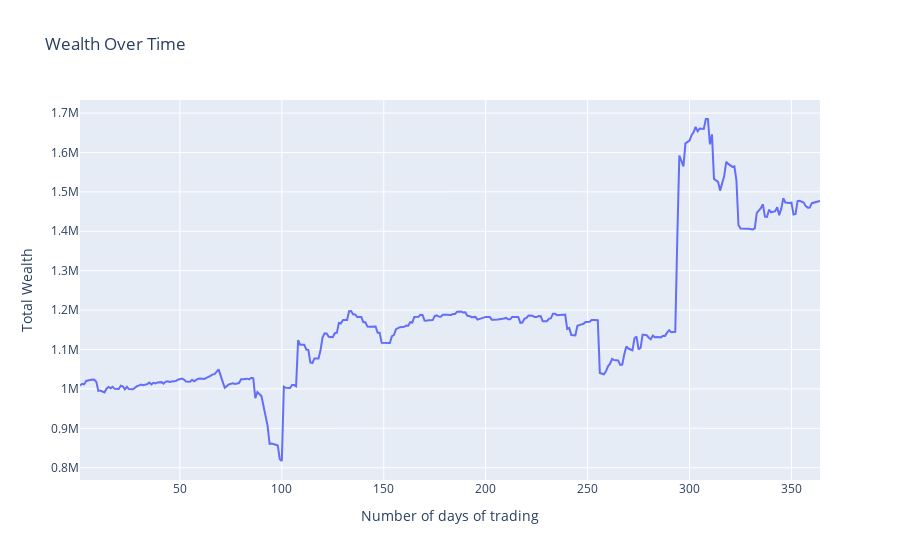

The cell this chart's notebook holds for it:
### Code cell
with closing(sqlite3.connect("SP500.db")) as conn:
    with closing(conn.cursor()) as cs:
        date_start = datetime.datetime(2020, 6, 1)
        cs.execute(
            f"""
            select theday, quantity * price + cash as wealth
            from positions as PO
            join prices as PR
            on PO.time_of_trade = (
                select time_of_trade from positions
                where time_of_trade <= PR.theday
                order by time_of_trade desc limit 1
            )
            where theday >= '{date_start}'
            order by theday
        """
        )
        records = cs.fetchall()
        records_t = [
            (
                (datetime.datetime.strptime(date_str, "%Y-%m-%d") - date_start).days,
                value,
            )
            for date_str, value in records
        ]
        w = np.asarray(records_t)

px.line(
    x=w[:, 0],
    y=w[:, 1],
    labels={"x": "Number of days of trading", "y": "Total Wealth"},
    title="Wealth Over Time",
)

### Figure 1 — Plotly figure (JSON) as saved in the notebook; plotly's stock layout.template omitted (floating-point values rounded to 4 significant figures; data arrays with more than 128 entries replaced by an {"elided": "..."} marker saying what was removed)
{"data": [{"hovertemplate": "Number of days of trading=%{x}<br>Total Wealth=%{y}<extra></extra>", "legendgroup": "", "line": {"color": "#636efa", "dash": "solid"}, "marker": {"symbol": "circle"}, "mode": "lines", "name": "", "orientation": "v", "showlegend": false, "type": "scatter", "x": {"elided": "310 float values"}, "xaxis": "x", "y": {"elided": "310 float values"}, "yaxis": "y"}], "layout": {"legend": {"tracegroupgap": 0}, "title": {"text": "Wealth Over Time"}, "xaxis": {"anchor": "y", "domain": [0, 1], "title": {"text": "Number of days of trading"}}, "yaxis": {"anchor": "x", "domain": [0, 1], "title": {"text": "Total Wealth"}}}}
